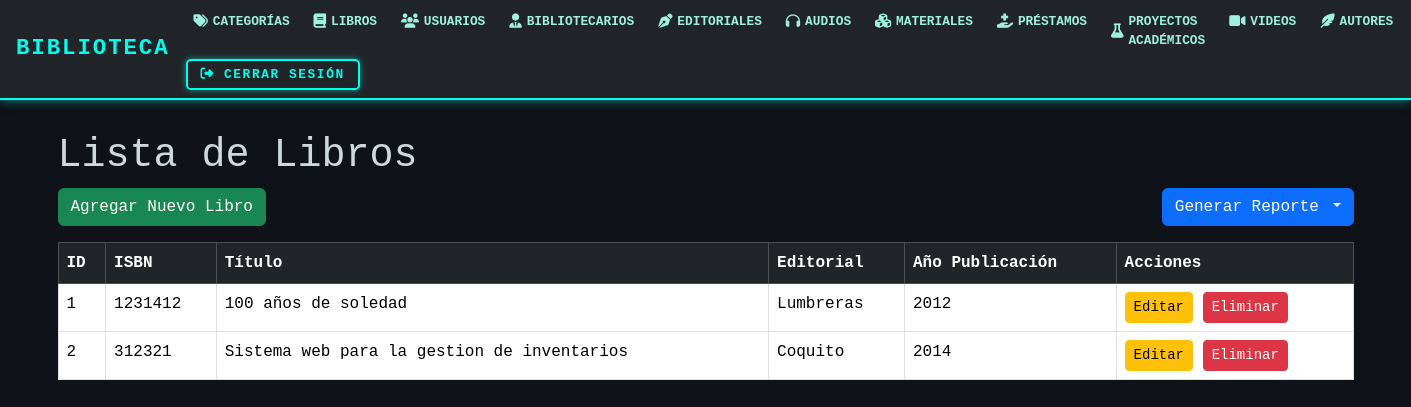
The app's page /libros/ with its own data.
### models/libro_model.py (models this page shows, shortened)
class Libro(db.Model):
    __tablename__ = 'libros'
    id_libro = db.Column(db.Integer, primary_key=True)
    isbn = db.Column(db.Integer, nullable=False)
    id_material = db.Column(db.Integer, db.ForeignKey('materiales.id_material'), nullable=False)
    id_editorial = db.Column(db.Integer, db.ForeignKey('editoriales.id_editorial'),nullable=False)
    anio_publicacion = db.Column(db.String(4), nullable=False)  # o Integer si prefieres
    material = db.relationship('Material', back_populates = 'libro')
    editorial = db.relationship('Editorial', back_populates = 'libros')
    @staticmethod
    def get_all():
        return Libro.query.all()

### models/material_model.py (models this page shows, shortened)
class Material(db.Model):
    __tablename__ = 'materiales'
    id_material = db.Column(db.Integer, primary_key=True)
    tipo = db.Column(db.String(50), nullable=False)
    titulo = db.Column(db.String(100), nullable=False)
    fecha_ingreso = db.Column(db.String(20), nullable=False)
    estado = db.Column(db.String(20), nullable=False)
    id_categoria = db.Column(db.Integer, db.ForeignKey('categoria.id_cat'),nullable=False)
    id_autor = db.Column(db.Integer, db.ForeignKey('autores.id_autor'), nullable=False)
    categoria = db.relationship('Categoria', back_populates='materiales')
    libro = db.relationship('Libro', back_populates='material')
    autor = db.relationship('Autores', back_populates='materiales')
    audio = db.relationship('Audio', back_populates = 'material')
    proyecto_academico = db.relationship('Proyecto', back_populates='material')
    video = db.relationship('Video', back_populates='material')

### models/editorial_model.py (models this page shows, shortened)
class Editorial(db.Model):
    __tablename__ = "editoriales"
    id_editorial = db.Column(db.Integer, primary_key=True)
    nombre = db.Column(db.String(50), nullable=False)
    pais = db.Column(db.String(50), nullable=False)
    libros = db.relationship('Libro', back_populates='editorial')

### controllers/libro_controllers.py (the view)
@libro_bp.route("/")
def index():
    libros = Libro.get_all()
    return libro_view.list(libros)

### views/libro_view.py (called while the page is built)
def list(libros):
    return render_template('libros/index.html', libros=libros)

### templates/libros/index.html (shortened to what this page needs)
{% extends 'base.html' %}
{% block content %}
<h1>Lista de Libros</h1>
<div class="d-flex justify-content-between mb-3">
    <a href="{{ url_for('libro.create') }}" class="btn btn-success"> Agregar Nuevo Libro</a>
    <div class="btn-group">
        <button class="btn btn-primary dropdown-toggle" data-bs-toggle="dropdown" aria-expanded="false">
             Generar Reporte
        </button>
    </div>
</div>
<table class="table table-bordered">
    <thead class="table-dark">
        <tr>
            <th>ID</th>
            <th>ISBN</th>
            <th>Título</th>
            <th>Editorial</th>
            <th>Año Publicación</th>
            <th>Acciones</th>
        </tr>
    </thead>
    <tbody>
        {% for libro in libros %}
        <tr>
            <td>{{ libro.id_libro }}</td>
            <td>{{ libro.isbn }}</td>
            <td>{{ libro.material.titulo }}</td>
            <td>{{ libro.editorial.nombre if libro.editorial else libro.id_editorial }}</td>
            <td>{{ libro.anio_publicacion }}</td>
            <td>
                <a href="{{ url_for('libro.edit', id_libro=libro.id_libro) }}" class="btn btn-sm btn-warning">Editar</a>
                <a href="{{ url_for('libro.delete', id_libro=libro.id_libro) }}" class="btn btn-sm btn-danger" onclick="return confirm('¿Estás seguro de eliminar este libro?')">Eliminar</a>
            </td>
        </tr>
        {% else %}
        <tr>
            <td colspan="6" class="text-center">No hay libros registrados.</td>
        </tr>
        {% endfor %}
    </tbody>
</table>
{% endblock %}

### records on screen
Libro: id_libro "1", isbn "1231412", material.titulo "100 años de soledad", editorial "Lumbreras", anio_publicacion "2012"
Libro: id_libro "2", isbn "312321", material.titulo "Sistema web para la gestion de inventarios", editorial "Coquito", anio_publicacion "2014"
